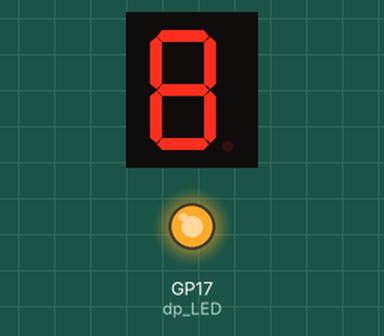
Bench run of a program on a simulated Raspberry Pi Pico running MicroPython. On the bench: 1-digit seven-segment display, output pins drawn as LEDs (lit = HIGH). The segment pins are drawn as the display they are named for; pins used as bus, display or sensor lines are not drawn.

Above: at 0.8 s.
At 9.72 s:
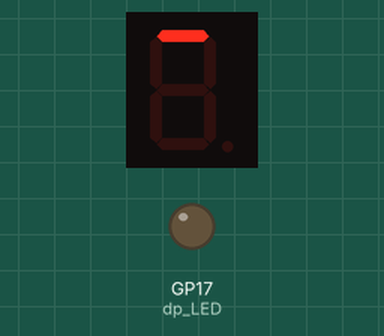
At 18.6 s:
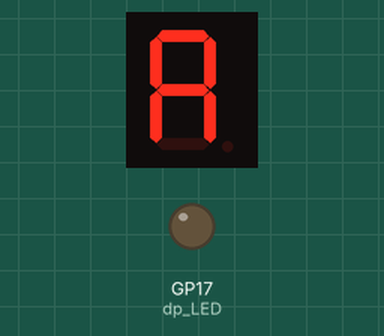
At 37.89 s:
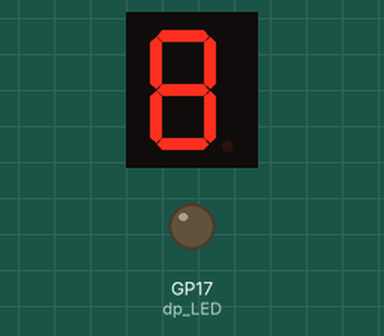
Timing chart, 0 to 39.4 s (numbered marks = the images above):
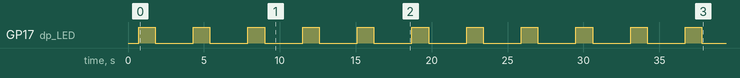

The program:

Seven_Segment_Beginner_Loops.py
```python
# Seven Segment Display Beginner Code
# Using for Lists, Loops and "try-except" code
# Light up each segment and then turn each off - top to bottom
# 220 ohm resistors for each segment
# Connect cathode pins to ground rail
#
# Lori Pfahler
# April 2025

import machine
import utime

# Set up segments
a_LED = machine.Pin(13, machine.Pin.OUT)
b_LED = machine.Pin(12, machine.Pin.OUT)
c_LED = machine.Pin(18, machine.Pin.OUT)
d_LED = machine.Pin(19, machine.Pin.OUT)
e_LED = machine.Pin(16, machine.Pin.OUT)
f_LED = machine.Pin(14, machine.Pin.OUT)
g_LED = machine.Pin(15, machine.Pin.OUT)
dp_LED = machine.Pin(17, machine.Pin.OUT)

# lists in order for looping
segments_topdown = [a_LED, f_LED, b_LED, g_LED, e_LED, c_LED, d_LED, dp_LED]
segments_bottomup = [dp_LED, d_LED, c_LED, e_LED, g_LED, b_LED, f_LED, a_LED]

# set up delay times
delay_short = 0.1
delay_long = 1

try:
    while True:
        # turn on the segments - top to bottom
        for segment in segments_topdown:
            segment.value(1)
            utime.sleep(delay_short)

        utime.sleep(delay_long)

        # turn off the segments bottom to top
        for segment in segments_bottomup:
            segment.value(0)
            utime.sleep(delay_short)

        utime.sleep(delay_long)

except KeyboardInterrupt:
    # turn off all setments
        for segment in segments_topdown:
            segment.value(0)
```

Measured:
- by itself, GP17 (dp_LED): alternates HIGH for 1.1 s and LOW for 2.5 s
- what the display in image 0 shows lasts 1.3 s, from 0.7 s to 2.0 s
